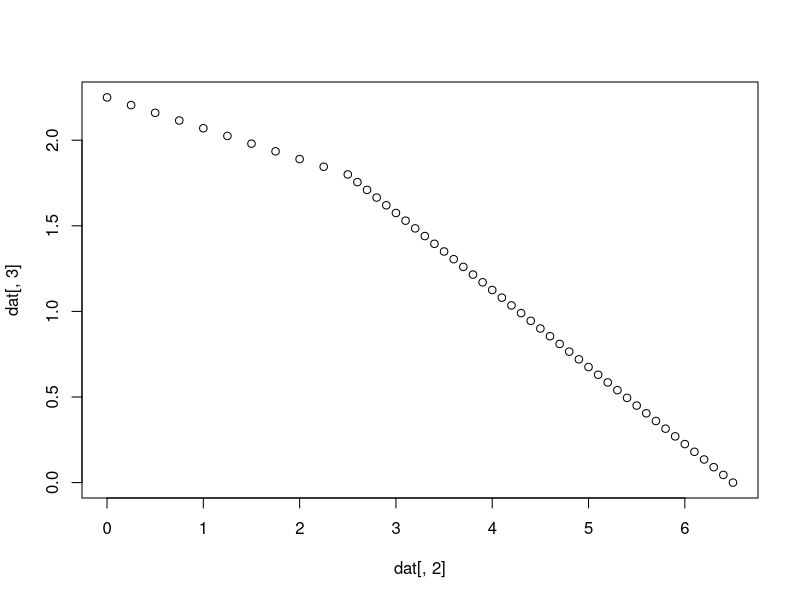

Write the R code that produced this figure.
# Production possibilities frontier for fish and grain
library(dplyr)
fishProd <- function(e,s,eFT=5,e1=1,b=10,l1=5,l2=2) {
  y <- sapply(e, function(eVal) {
    ret <- 0
    if(eVal > eFT) {
      if(eVal < eFT + e1) {
        ret <- l1 * (eVal - eFT) * s
      } else {
        ret <- (l2 * (eVal - eFT - e1) + l1 * e1) * s
      }
    }
    return(ret)
  })
  y <- pmin(y, b)
  return(y)
}
grainProd <- function(e,eGT=5,g=5,b=10) {
  y <- sapply(e, function(eVal) {
    ret <- 0
    if(eVal > eGT) {
      ret <- g * (eVal - eGT)
    }
    return(ret)
  })
  y <- pmin(y, b)
  return(y)
}
#
# Draw a production possibilities frontier
s <- 0.5
eTot <- 15
eMin <- 5
eVec <-seq(eMin,eTot-eMin,0.1)
dat <- data.frame(e=eVec,f=fishProd(eVec,s),g=grainProd(eTot-eVec,g=0.45))
plot(dat[,2],dat[,3])
